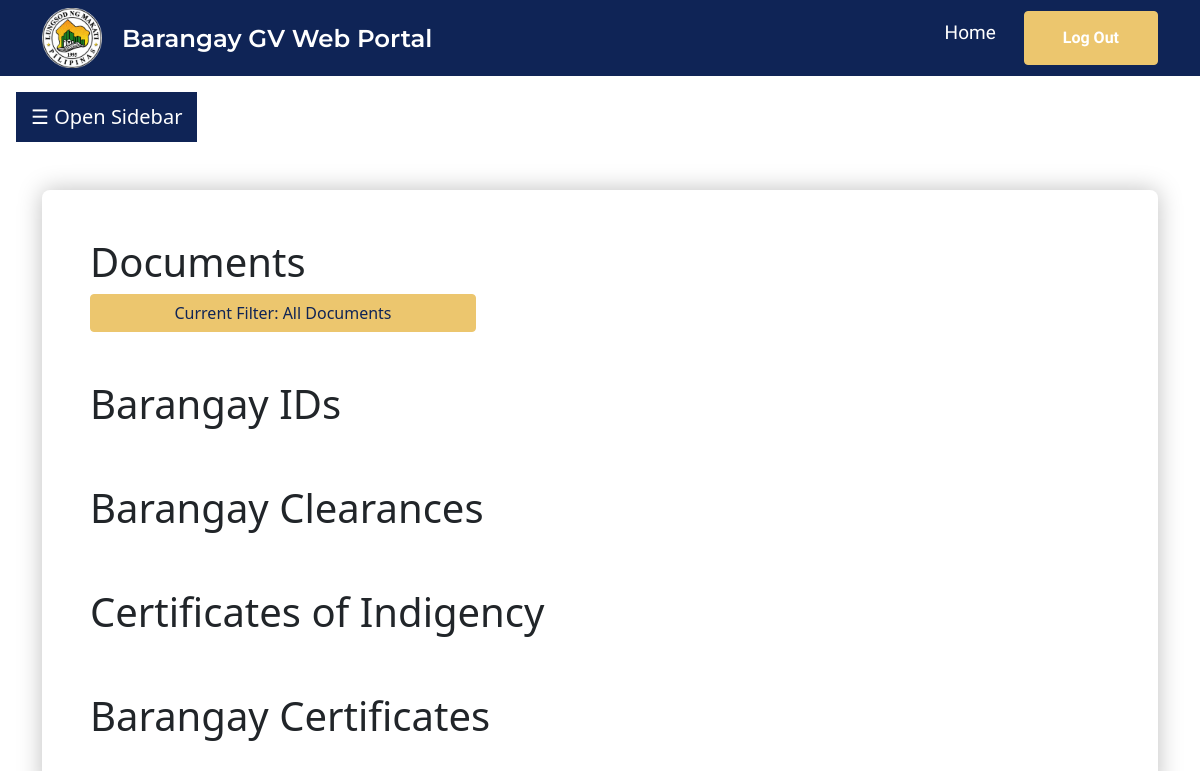
Before: /documents_list/ with the older database file.
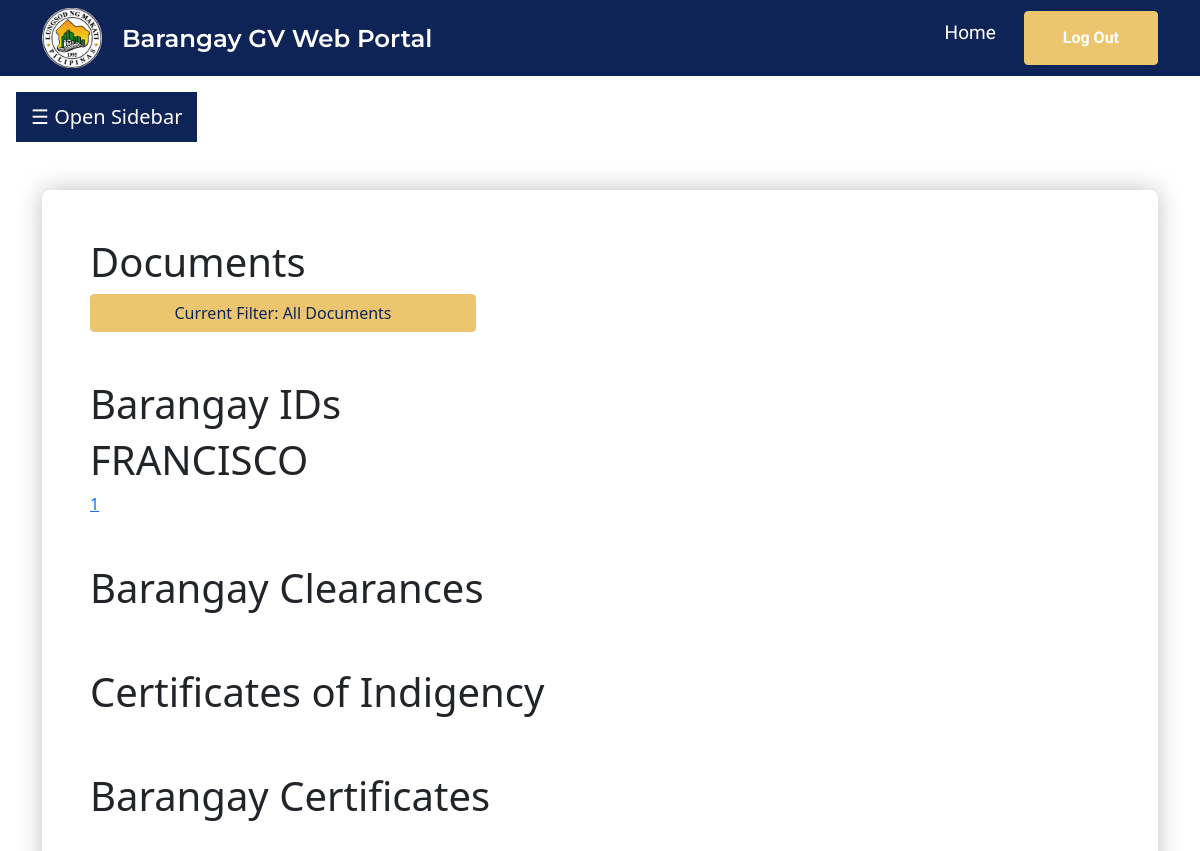
After: the same page with the newer database file.
### web_portal/models.py (models this page shows)
class barangay_id(models.Model):
    document_type = models.CharField(max_length = 100, default="null")
    last_name = models.CharField(max_length = 100, default="null")
    first_name = models.CharField(max_length = 100, default="null")
    middle_name = models.CharField(max_length = 100, default="null")
    age = models.IntegerField(default = 0)
    birthday = models.DateField(default="2022-01-01")
    sex = models.CharField(
        max_length = 100,
        choices =  [('Male', 'Male'), ('Female', 'Female'), ('Prefer not to say', 'Prefer not to say')],
        default="null"
    )
    nationality = models.CharField(max_length = 100, default="null")
    civil_status = models.CharField(max_length = 100, default="null")
    email = models.CharField(max_length = 100, default="null")
    contact_num = models.CharField(max_length = 100, default="null")
    street = models.CharField(max_length = 100, default="null")
    city = models.CharField(max_length = 100, default="null")
    barangay = models.CharField(max_length = 100, default="null")
    province = models.CharField(max_length = 100, default="null")
    zip_code = models.CharField(max_length = 100, default="null")
    emergency_name = models.CharField(max_length = 100, default="null")
    emergency_contact_num = models.IntegerField(default = 0)
    emergency_address = models.CharField(max_length = 100, default="null")
    personal_photo = models.FileField(default="null")
    government_id_or_letter = models.FileField(null = True)
    voters_id = models.FileField(default="null")
    date_submitted = models.DateField(default="2022-01-01")
    status = models.CharField(
        max_length = 100,
        choices =  [('Submitted for Review', 'Submitted for Review'), ('Review Completed', 'Review Completed'), ('Pre-filled Template Verified', 'Pre-filled Template Verified'), ('Printed, Not Paid', 'Printed, Not Paid'), ('Printed, Paid', 'Printed, Paid'), ('Printed, Out for Delivery/Ready for Pickup', 'Printed, Out for Delivery/Ready for Pickup'), ('Delivered/Picked-up', 'Delivered/Picked-up'), ('Rejected', 'Rejected')],
        default = "null"
    )
    type = models.CharField(
        max_length = 100,
        choices =  [('Constituent', 'Constituent'), ('Transient', 'Transient')],
        default="null"
    )
    landlord_name = models.CharField(max_length = 100, null=True)
    landlord_contact_number = models.CharField(max_length = 100, null=True)
    landlord_address = models.CharField(max_length = 100, null=True)
    objects = models.Manager()

### web_portal/views.py (the view)
# urls.py: path("documents_list/", views.admin_documents_list, name = "admin_documents_list"),
def admin_documents_list (request):
    ids1 = barangay_id.objects.all().filter(status = "Submitted for Review")
    ids2 = barangay_id.objects.all().filter(status = "Review Completed")
    ids3 = barangay_id.objects.all().filter(status = "Pre-filled Template Verified")
    ids = ids1 | ids2 | ids3
    cl1 = barangay_clearance.objects.all().filter(status = "Submitted for Review")
    cl2 = barangay_clearance.objects.all().filter(status = "Review Completed")
    cl3 = barangay_clearance.objects.all().filter(status = "Pre-filled Template Verified")
    clearances = cl1 | cl2 | cl3
    ci1 = certificate_of_indigency.objects.all().filter(status = "Submitted for Review")
    ci2 = certificate_of_indigency.objects.all().filter(status = "Review Completed")
    ci3 = certificate_of_indigency.objects.all().filter(status = "Pre-filled Template Verified")
    cois = ci1 | ci2 | ci3
    ce1 = barangay_certificate.objects.all().filter(status = "Submitted for Review")
    ce2 = barangay_certificate.objects.all().filter(status = "Review Completed")
    ce3 = barangay_certificate.objects.all().filter(status = "Pre-filled Template Verified")
    certificates = ce1 | ce2 | ce3
    context = {
        "ids": ids.order_by("date_submitted"),
        "clearances": clearances.order_by("date_submitted"),
        "certificates": certificates.order_by("date_submitted"),
        "cois": cois.order_by("date_submitted"),
    }
    return render(request, 'admin_documents_list.html', context)

### web_portal/templates/admin_documents_list.html (shortened to what this page needs)
{% extends "admin_base.html" %}
{% load static %}
{% block content %}
<!DOCTYPE html>
<html lang="en">
<head>
    <link rel="stylesheet" href="{% static 'styles.css' %}">
    <link href="https://cdn.jsdelivr.net/npm/bootstrap@5.1.3/dist/css/bootstrap.min.css" rel="stylesheet"
>
</head>
<body>
    <div class = "container">
        <div class = "adminMainBlock p-5 mt-5">
            <div class = "row">
                <h1>Documents</h1>
                <div class="dropdown">
                    <button class="btn btn-secondary dropdownMain" type="button" id="dropdownMenuButton" data-toggle="dropdown" aria-haspopup="true" aria-expanded="false">
                      Current Filter: All Documents
                    </button>
                  </div>
            </div>
            <div class = "row mt-5" id = "documentList1">
                <h1>Barangay IDs</h1>
                {% for i in ids %}
                <h1>{{ i.last_name }}</h1>
                <a href="{% url 'admin_individual_barangay_id' pk=i.pk %}">{{ i.pk }}</a>
                {% endfor %}
            </div>
            <div class = "row mt-5" id = "documentList2">
                <h1>Barangay Clearances</h1>
            </div>
            <div class = "row mt-5" id = "documentList3">
                <h1>Certificates of Indigency</h1>
            </div>
            <div class = "row mt-5" id = "documentList4">
                <h1>Barangay Certificates</h1>
            </div>
        </div>
    </div>
</body>
</html>
</body>
</html>
{% endblock %}

Changed rows visible on the page:
added barangay_id: last_name "FRANCISCO", pk "1"
